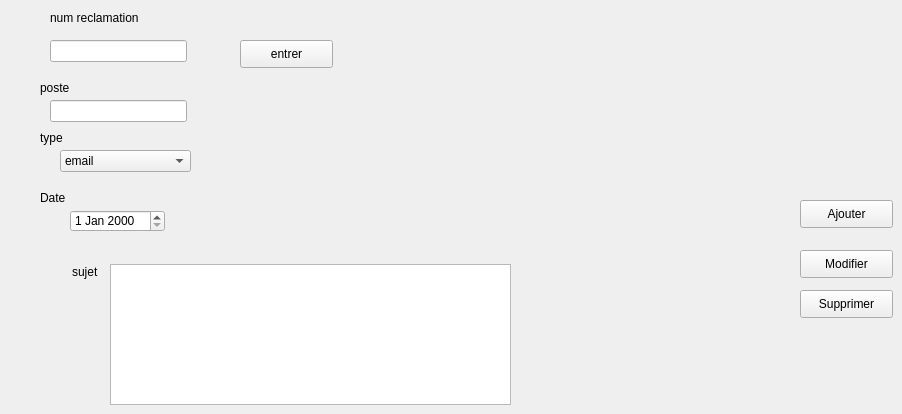
      <widget class="QWidget" name="tab_16">
       <attribute name="title">
        <string>Ajouter reclamation</string>
       </attribute>
       <widget class="QLabel" name="label_35">
        <property name="geometry">
         <rect>
          <x>50</x>
          <y>10</y>
          <width>97</width>
          <height>16</height>
         </rect>
        </property>
        <property name="text">
         <string>num reclamation</string>
        </property>
       </widget>
       <widget class="QLineEdit" name="num_reclamation">
        <property name="geometry">
         <rect>
          <x>50</x>
          <y>40</y>
          <width>137</width>
          <height>22</height>
         </rect>
        </property>
       </widget>
       <widget class="QLabel" name="label_44">
        <property name="geometry">
         <rect>
          <x>40</x>
          <y>80</y>
          <width>32</width>
          <height>16</height>
         </rect>
        </property>
        <property name="text">
         <string>poste</string>
        </property>
       </widget>
       <widget class="QLineEdit" name="poste">
        <property name="geometry">
         <rect>
          <x>50</x>
          <y>100</y>
          <width>137</width>
          <height>22</height>
         </rect>
        </property>
       </widget>
       <widget class="QLabel" name="label_45">
        <property name="geometry">
         <rect>
          <x>40</x>
          <y>190</y>
          <width>27</width>
          <height>16</height>
         </rect>
        </property>
        <property name="text">
         <string>Date</string>
        </property>
       </widget>
       <widget class="QDateEdit" name="date">
        <property name="geometry">
         <rect>
          <x>70</x>
          <y>210</y>
          <width>95</width>
          <height>22</height>
         </rect>
        </property>
       </widget>
       <widget class="QLabel" name="label_46">
        <property name="geometry">
         <rect>
          <x>40</x>
          <y>130</y>
          <width>56</width>
          <height>16</height>
         </rect>
        </property>
        <property name="text">
         <string>type</string>
        </property>
       </widget>
       <widget class="QComboBox" name="type">
        <property name="geometry">
         <rect>
          <x>60</x>
          <y>150</y>
          <width>131</width>
          <height>22</height>
         </rect>
        </property>
        <item>
         <property name="text">
          <string>email</string>
         </property>
        </item>
        <item>
         <property name="text">
          <string>dans societé</string>
         </property>
        </item>
        <item>
         <property name="text">
          <string>par un telephone</string>
         </property>
        </item>
       </widget>
       <widget class="QLabel" name="label_47">
        <property name="geometry">
         <rect>
          <x>72</x>
          <y>264</y>
          <width>32</width>
          <height>16</height>
         </rect>
        </property>
        <property name="text">
         <string>sujet </string>
        </property>
       </widget>
       <widget class="QTextEdit" name="sujet">
        <property name="geometry">
         <rect>
          <x>110</x>
          <y>264</y>
          <width>401</width>
          <height>141</height>
         </rect>
        </property>
       </widget>
       <widget class="QLabel" name="label_48">
        <property name="geometry">
         <rect>
          <x>10</x>
          <y>264</y>
          <width>56</width>
          <height>16</height>
         </rect>
        </property>
        <property name="text">
         <string/>
        </property>
       </widget>
       <widget class="QPushButton" name="pb_supprimer_2">
        <property name="geometry">
         <rect>
          <x>800</x>
          <y>290</y>
          <width>93</width>
          <height>28</height>
         </rect>
        </property>
        <property name="text">
         <string>Supprimer</string>
        </property>
       </widget>
       <widget class="QPushButton" name="pb_ajouter_4">
        <property name="geometry">
         <rect>
          <x>800</x>
          <y>200</y>
          <width>93</width>
          <height>28</height>
         </rect>
        </property>
        <property name="text">
         <string>Ajouter</string>
        </property>
       </widget>
       <widget class="QPushButton" name="pb_modifier_2">
        <property name="geometry">
         <rect>
          <x>800</x>
          <y>250</y>
          <width>93</width>
          <height>28</height>
         </rect>
        </property>
        <property name="text">
         <string>Modifier</string>
        </property>
       </widget>
       <widget class="QPushButton" name="pb_entrer">
        <property name="geometry">
         <rect>
          <x>240</x>
          <y>40</y>
          <width>93</width>
          <height>28</height>
         </rect>
        </property>
        <property name="text">
         <string>entrer</string>
        </property>
       </widget>
      </widget>
